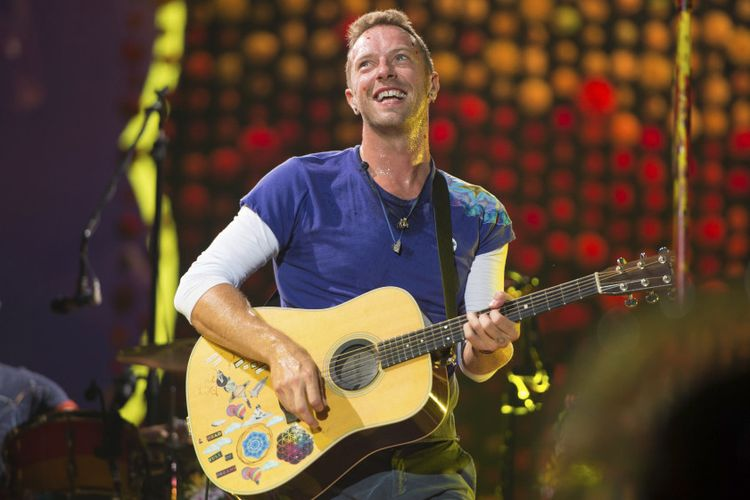
#> input picture 1207070103_Reza Fajriatul Haq/Image/cris.jpg, 750 x 500 px
$ python '3-Filter Cany.py'
#> lines starting #> are read from the running program, lines starting #| are printed output that depends on the picture; after the words box and inside, x2 and y2 are one past the last pixel; in counts of white or black regions, pixels touching at a corner belong together
import cv2
import numpy as np
import matplotlib.pyplot as plt

img = cv2.imread('Image/cris.jpg')
#> img is the input picture: shape (500, 750, 3); mean B, G, R 53.5, 70.6, 91.6
img = cv2.cvtColor(img, cv2.COLOR_BGR2GRAY)
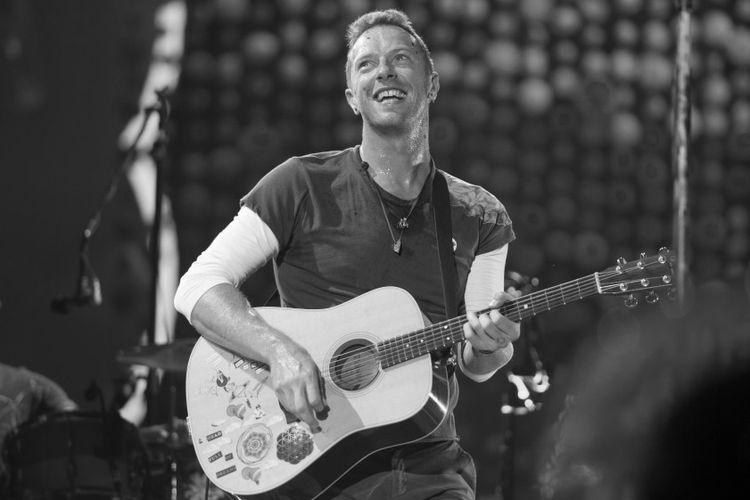
#> img: shape (500, 750); min 1, max 255, mean 75

img_canny = cv2.Canny(img, 100, 200)
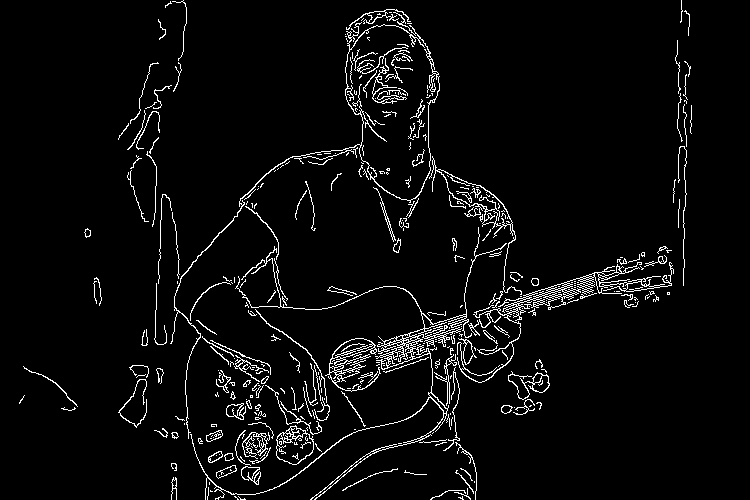
#> img_canny: shape (500, 750); 4.4% white in thin lines or dots, all inside (x1, y1, x2, y2) = (19, 0, 692, 500)

fig, axes = plt.subplots(2, 2, figsize=(20, 20))
ax = axes.ravel()

ax[0].imshow(img, cmap='gray')
ax[0].set_title("Citra Input")
ax[1].hist(img.ravel(), bins=256)
ax[1].set_title("Histogram Citra Input")

ax[2].imshow(img_canny, cmap='gray')
ax[2].set_title("Citra Output")
ax[3].hist(img_canny.ravel(), bins=256)
ax[3].set_title("Histogram Citra Output")

fig.tight_layout()
plt.show()
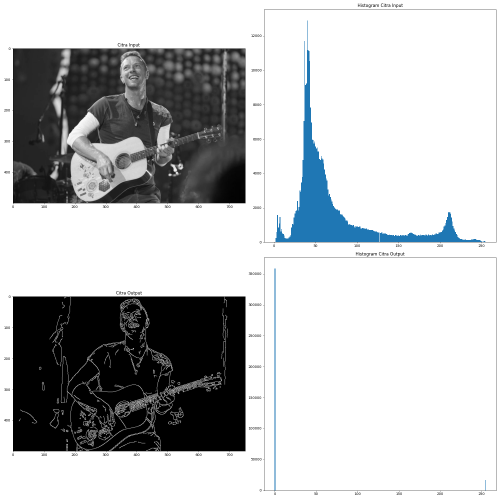
#> figure drawn by matplotlib, 4 panels; panel 2: tallest bar 12903 high, from x = 39.7 to 40.69; panel 4: tallest bar 358604 high, from x = 0 to 0.996

$ run again, with 1207070103_Reza Fajriatul Haq/Image/Ronaldo.jpeg copied over 1207070103_Reza Fajriatul Haq/Image/cris.jpg
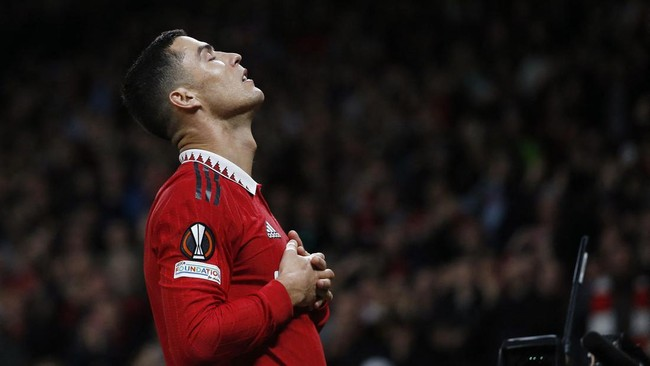
#> input picture 1207070103_Reza Fajriatul Haq/Image/Ronaldo.jpeg, 650 x 366 px
#> img is the input picture: shape (366, 650, 3); mean B, G, R 24.4, 25.6, 39.6
#> img: shape (366, 650)
#> `img_canny = cv2.Canny(img, 100, 200)`:
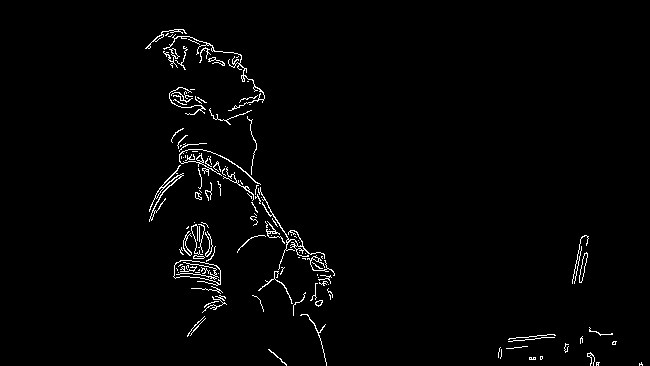
#> img_canny: shape (366, 650); 1.8% white in thin lines or dots, all inside (x1, y1, x2, y2) = (145, 29, 643, 366)
#> `plt.show()`:
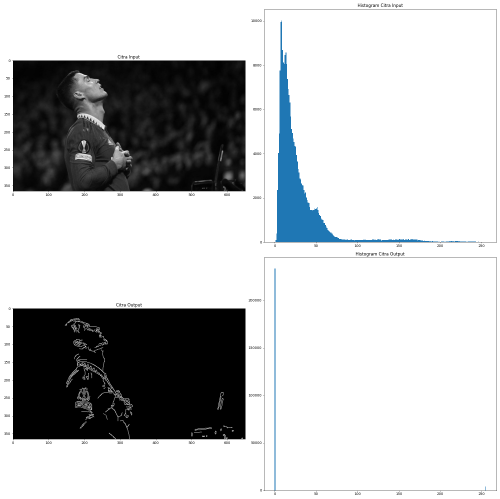
#> figure drawn by matplotlib, 4 panels; panel 2: tallest bar 10015 high, from x = 7.97 to 8.96; panel 4: tallest bar 233634 high, from x = 0 to 0.996

$ run again, with 1207070103_Reza Fajriatul Haq/Image/boneka2.tif saved as 1207070103_Reza Fajriatul Haq/Image/cris.jpg
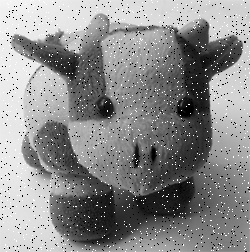
#> input picture 1207070103_Reza Fajriatul Haq/Image/boneka2.tif, 250 x 252 px
#> img is the input picture: shape (252, 250, 3); min 0, max 255, mean 139.1
#> img: shape (252, 250)
#> `img_canny = cv2.Canny(img, 100, 200)`:
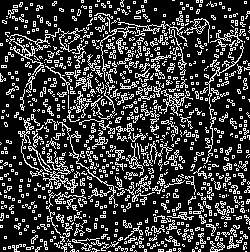
#> img_canny: shape (252, 250); 23.1% white in thin lines or dots
#> `plt.show()`:
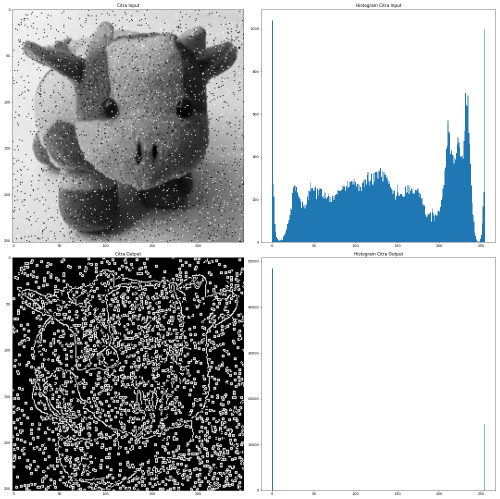
#> figure drawn by matplotlib, 4 panels; panel 2: tallest bar 1040 high, from x = 0 to 0.996; panel 4: tallest bar 48456 high, from x = 0 to 0.996

$ run again, with 1207070103_Reza Fajriatul Haq/Image/brain.jpeg copied over 1207070103_Reza Fajriatul Haq/Image/cris.jpg
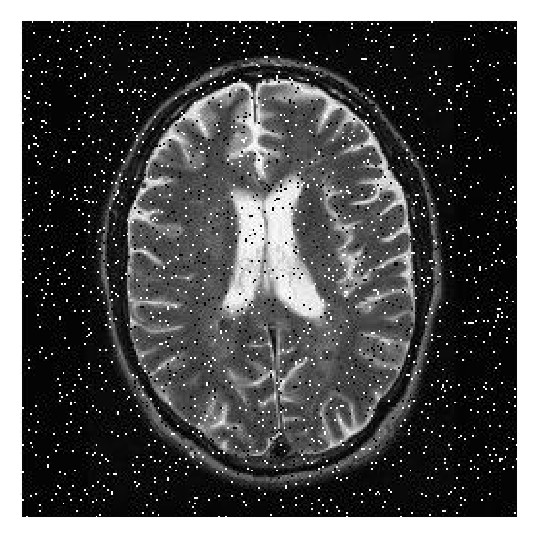
#> input picture 1207070103_Reza Fajriatul Haq/Image/brain.jpeg, 537 x 537 px
#> img is the input picture: shape (537, 537, 3); min 0, max 255, mean 82.8
#> img: shape (537, 537)
#> `img_canny = cv2.Canny(img, 100, 200)`:
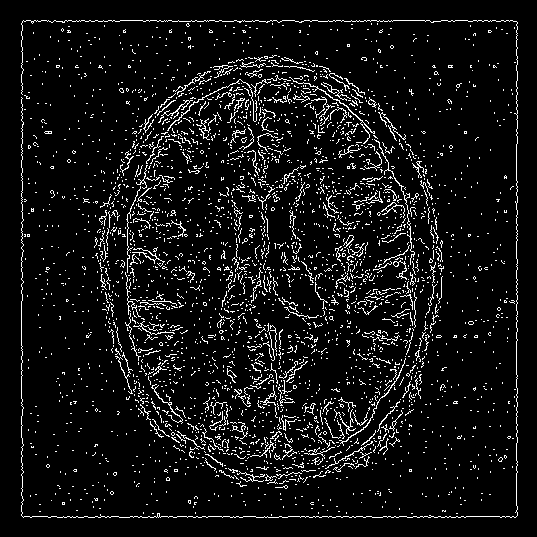
#> img_canny: shape (537, 537); 7.3% white in thin lines or dots, all inside (x1, y1, x2, y2) = (21, 20, 518, 518)
#> `plt.show()`:
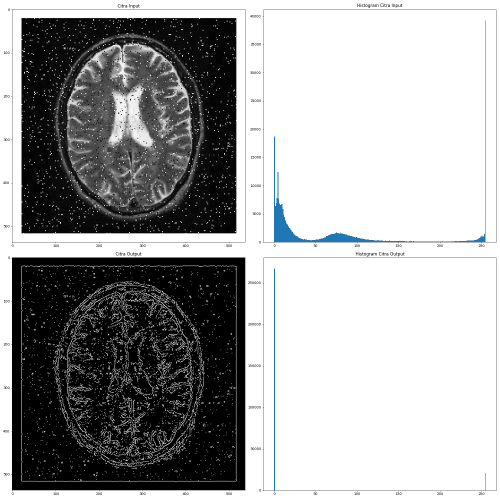
#> figure drawn by matplotlib, 4 panels; panel 2: tallest bar 39228 high, from x = 254 to 255; panel 4: tallest bar 267410 high, from x = 0 to 0.996
